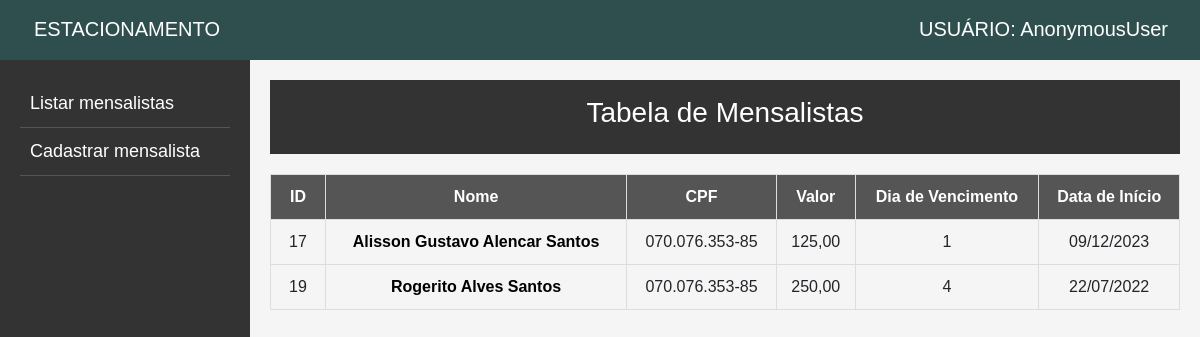
Before: /order_by_vencimento with the older database file.
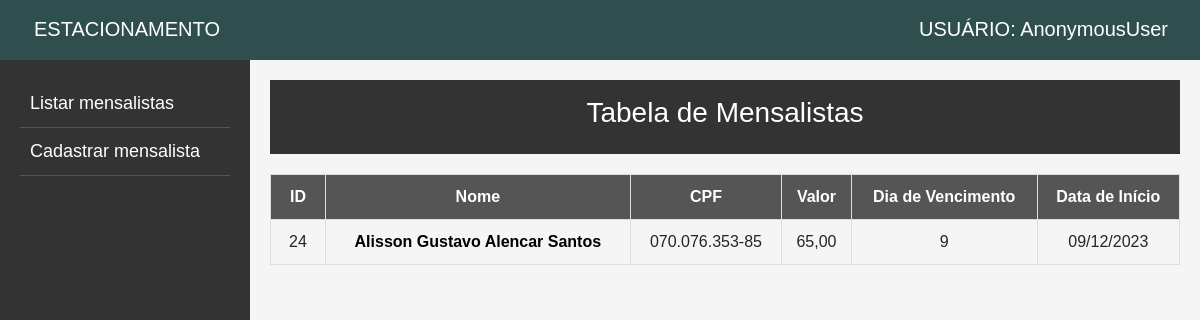
After: the same page with the newer database file.
### app_estacionamento/models.py (models this page shows, shortened)
class Mensalista(models.Model):
    id = models.AutoField(primary_key=True)
    nome = models.CharField('Nome *', max_length=50)
    cpf = models.CharField('CPF *', max_length=14)
    valor = models.DecimalField('Valor *', max_digits=8, decimal_places=2)
    data_inicial = models.DateField('Data de início *')
    dia_vencimento = models.IntegerField('Dia de vencimento *')
    cep = models.CharField('CEP', max_length=9, blank=True)
    endereco = models.CharField('Endereço', max_length=255)
    bairro = models.CharField('Bairro', max_length=255)
    cidade = models.CharField('Cidade', max_length=255)
    uf = models.CharField('UF', max_length=2)
    obs = models.TextField('Observações', max_length=500, blank=True)

### app_estacionamento/views.py (the view)
# urls.py: path('order_by_vencimento', views.order_by_vencimento, name='order_by_vencimento'),
def order_by_vencimento(request):
    conteudo = {
        "mensalistas": Mensalista.objects.order_by('dia_vencimento')
    }
    return render(request, "index.html", conteudo)

### app_estacionamento/templates/index.html (shortened to what this page needs)
{% extends 'base.html' %}
{% block inicio %}
<center>
    <header>
        <h3>Tabela de Mensalistas</h3>
    </header>
    <table>
        <thead>
            <tr>
                <th scope="col" style="width: 55px;">ID</th>
                <th scope="col"><a href="{% url 'index' %}" style="color: white;">Nome</a></th>
                <th scope="col">CPF</th>
                <th scope="col">Valor</th>
                <th scope="col"><a href="{% url 'order_by_vencimento' %}" style="color: white;">Dia de Vencimento</a></th>
                <th scope="col">Data de Início</th>
            </tr>
        </thead>
        <tbody>
            {% for mensalista in mensalistas %}
            <tr>
                <td>{{ mensalista.id }}</td>
                <td><a href="{% url 'mensalista' mensalista.id %}" style="color: black;"><strong>{{ mensalista.nome|title }}</strong></a></td>
                <td>{{ mensalista.cpf }}</td>
                <td>{{ mensalista.valor }}</td>
                <td>{{ mensalista.dia_vencimento }}</td>
                <td>{{ mensalista.data_inicial|date:"d/m/Y" }}</td>
            </tr>
            {% endfor %}
        </tbody>
    </table>
</center>
{% endblock %}

### app_estacionamento/templates/base.html (shortened to what this page needs)
{% load bootstrap4 %}
<!DOCTYPE html>
<html lang="pt-br">
<head>
    {% bootstrap_css %}
</head>
<body>
    <nav id="nav" class="navbar">
        <span class="navbar-brand mb-0 h1" style="margin-left: 18px;">ESTACIONAMENTO</span>
        <span class="navbar-brand mb-0 h1" style="margin-left: 18px;">USUÁRIO: {{ user }}</span>
    </nav>
    <div id="div_container">
        <div id="sidebar">
            <a href="{% url 'index' %}">Listar mensalistas</a>
            <a href="{% url 'cadastrar_mensalista' %}">Cadastrar mensalista</a>
        </div>
        <div id="content">
            {% block inicio %}
            {% endblock %}
        </div>
    </div>
</body>
</html>

### app_estacionamento/templates/base.html (style rules this page uses)
#div_container { display: flex; height: 120vh; }
#sidebar { width: 250px; background: #333; color: white; padding: 20px; height: 100%; }
#sidebar a { text-decoration: none; font-size: 18px; color: #fff; display: block; padding: 10px; border-bottom: 1px solid #555; transition: background 0.3s; }
#content { flex-grow: 1; padding: 20px; }
#nav { background-color: darkslategray; color: white; height: 60px; padding-bottom: 10px; }

### app_estacionamento/templates/index.html (style rules this page uses)
body { font-family: 'Arial', sans-serif; margin: 0; padding: 0; background-color: #f5f5f5; }
header { background-color: #333; color: #fff; text-align: center; padding: 1em; }
table { width: 100%; text-align: center; border-collapse: collapse; margin-top: 20px; }
th, td { border: 1px solid #ddd; padding: 10px; }
th { background-color: #555; color: white; }

Changed rows visible on the page:
removed Mensalista: id "17", nome "Alisson Gustavo Alencar Santos", cpf "070.076.353-85", valor "125,00", dia_vencimento "1", data_inicial "09/12/2023"
removed Mensalista: id "19", nome "Rogerito Alves Santos", cpf "070.076.353-85", valor "250,00", dia_vencimento "4", data_inicial "22/07/2022"
added Mensalista: id "24", nome "Alisson Gustavo Alencar Santos", cpf "070.076.353-85", valor "65,00", dia_vencimento "9", data_inicial "09/12/2023"
